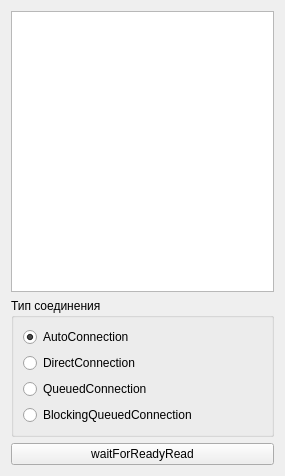
<?xml version="1.0" encoding="UTF-8"?>
<ui version="4.0">
 <class>UdpReceiver</class>
 <widget class="QWidget" name="UdpReceiver">
  <property name="geometry">
   <rect>
    <x>0</x>
    <y>0</y>
    <width>285</width>
    <height>476</height>
   </rect>
  </property>
  <property name="windowTitle">
   <string>UdpReceiver</string>
  </property>
  <layout class="QVBoxLayout" name="verticalLayout_2">
   <item>
    <widget class="QTextBrowser" name="textBrowser"/>
   </item>
   <item>
    <widget class="QGroupBox" name="groupBox">
     <property name="title">
      <string>Тип соединения</string>
     </property>
     <layout class="QVBoxLayout" name="verticalLayout">
      <item>
       <widget class="QRadioButton" name="radioButton_AutoConnection">
        <property name="text">
         <string>AutoConnection</string>
        </property>
        <property name="checked">
         <bool>true</bool>
        </property>
       </widget>
      </item>
      <item>
       <widget class="QRadioButton" name="radioButton_DirectConnection">
        <property name="text">
         <string>DirectConnection</string>
        </property>
       </widget>
      </item>
      <item>
       <widget class="QRadioButton" name="radioButton_QueuedConnection">
        <property name="text">
         <string>QueuedConnection</string>
        </property>
       </widget>
      </item>
      <item>
       <widget class="QRadioButton" name="radioButton_BlockingQueuedConnection">
        <property name="text">
         <string>BlockingQueuedConnection</string>
        </property>
       </widget>
      </item>
     </layout>
    </widget>
   </item>
   <item>
    <widget class="QPushButton" name="pushButton">
     <property name="text">
      <string>waitForReadyRead</string>
     </property>
    </widget>
   </item>
  </layout>
 </widget>
 <resources/>
 <connections/>
</ui>
